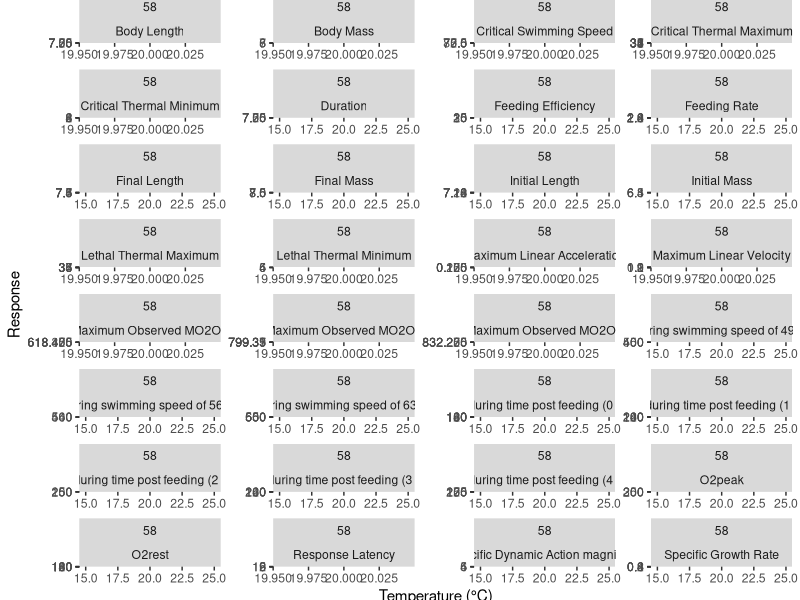
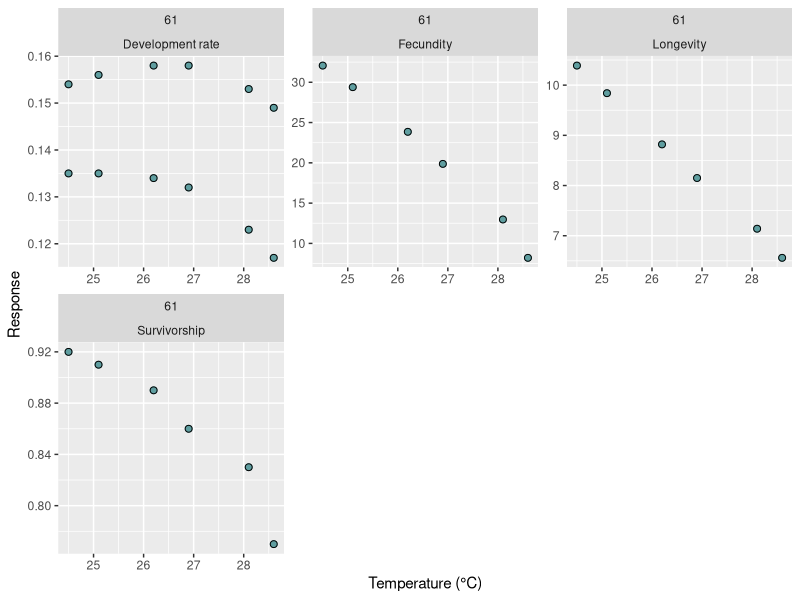
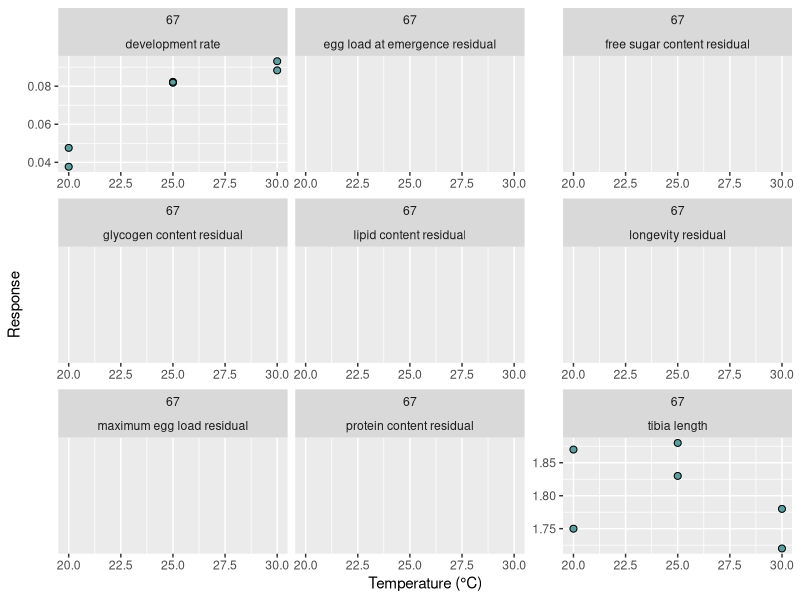
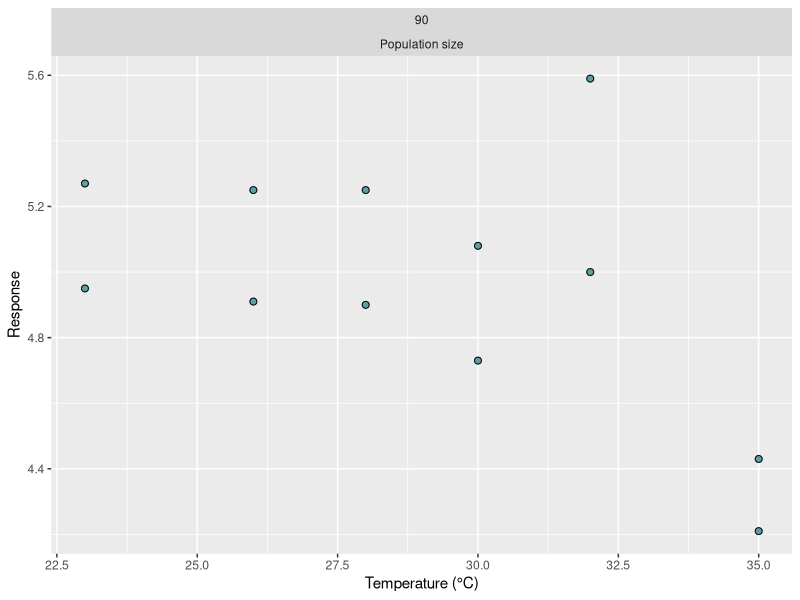
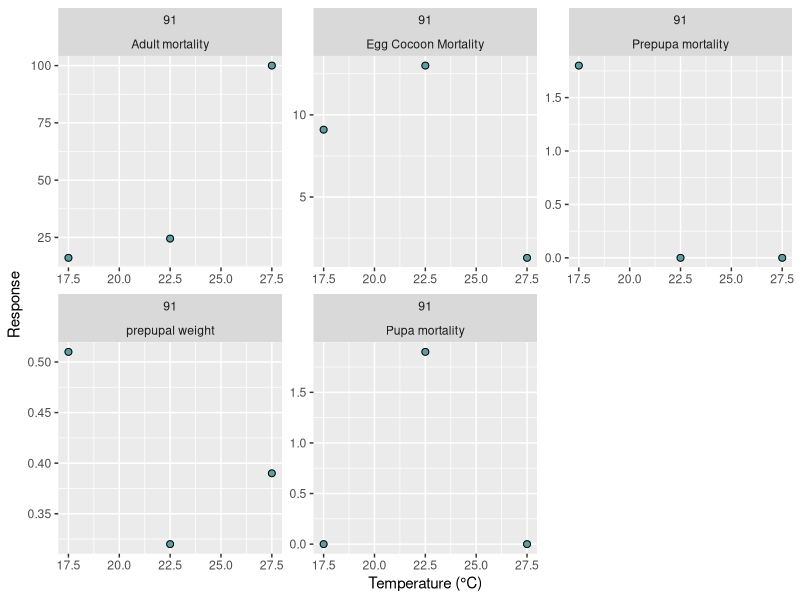
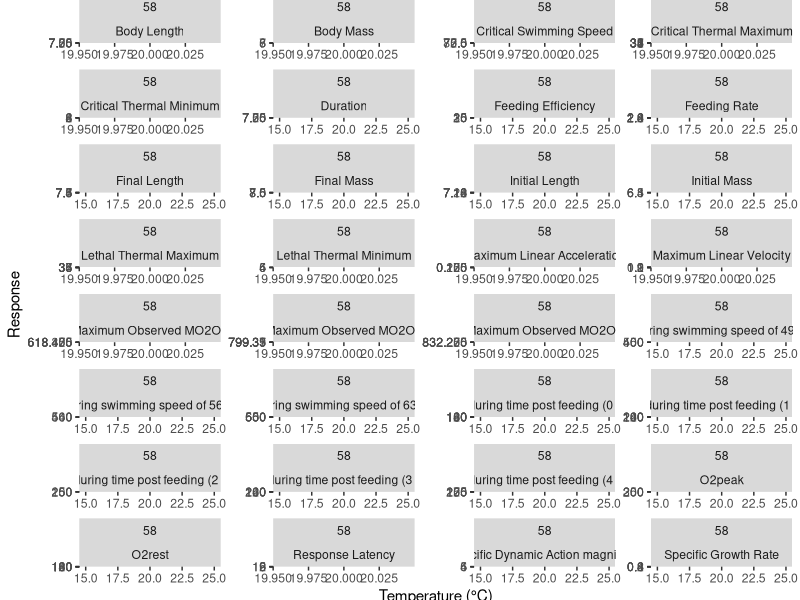
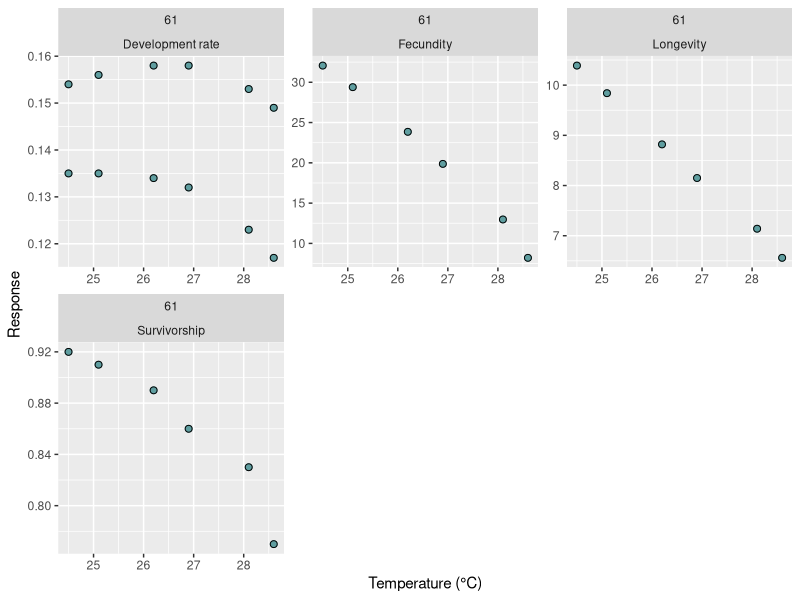
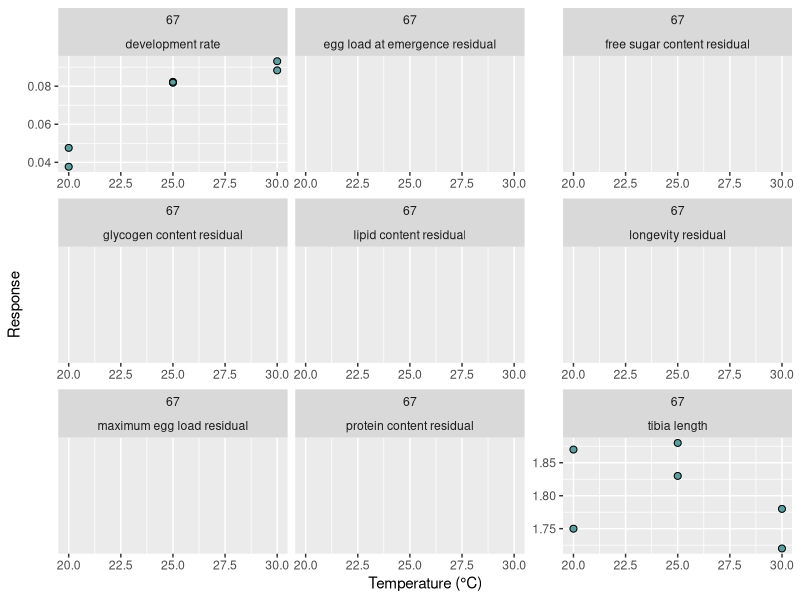

R code for these plots, in order:


## Marta's plotting of the TPCs based on Joey's Code

library(tidyverse)
library(cowplot)

tdata <- read_csv("Data/ExtractedDataAllStudies.csv")

# %>% = pipe

tdata2 <- tdata %>%
	mutate(study_digits = nchar(study_ID)) %>%
	mutate(mean_temp_calculated = (min_temp + max_temp)/2) %>%
	mutate(mean_temp_calculated = ifelse(temp_regime == 0, mean_temp, mean_temp_calculated)) %>%
	mutate(mean_temp_calculated = ifelse(is.na(mean_temp_calculated), mean_temp, mean_temp_calculated)) %>%
	filter(study_digits == 2)

# tdata2 %>% 
# 	filter(temp_regime == 0, study_ID %in% c(111)) %>% 
# 	ggplot(aes(x = mean_temp, y = response)) + 
# 	geom_point(size = 2, color = "cadetblue") +
# 	geom_point(size = 2, shape = 1, color = "black") +
# 	facet_wrap(study_ID ~ trait, scales = "free", ncol = 3) + xlab("Temperature (°C)") +ylab("Response")
# ggsave("Figures/constant-temp-plots-subset-m.png", width = 4, height = 3)
# 
# tdata2 %>% 
# 	filter(study_ID == 111) %>% 
# 	ggplot(aes(x = mean_temp_calculated, y = response, color = factor(temp_regime))) + geom_point() +
# 	facet_wrap(study_ID ~ trait, ncol = 3, scales = "free") + xlab("Temperature (°C)")

unique(tdata2$study_ID)
tdata.58 <- subset(tdata2, study_ID == 58)
tdata.61 <- subset(tdata2, study_ID == 61)
tdata.67 <- subset(tdata2, study_ID == 67)
tdata.90 <- subset(tdata2, study_ID == 90)
tdata.91 <- subset(tdata2, study_ID == 91)

unique(tdata.58$trait)
unique(tdata.61$trait)
unique(tdata.67$trait)
unique(tdata.90$trait)
unique(tdata.91$trait)

tdata.58 %>%
  filter(temp_regime == 0) %>% 
  ggplot(aes(x = mean_temp, y = response)) +
	geom_point(size = 2, color = "cadetblue") +
	geom_point(size = 2, shape = 1, color = "black") +
	facet_wrap(study_ID ~ trait, scales = "free", ncol = 4) + xlab("Temperature (°C)") +ylab("Response")
ggsave("Figures/constant-temp-plots-58.png", width = 20, height = 25)

tdata.61 %>%
  filter(temp_regime == 0) %>% 
  ggplot(aes(x = mean_temp, y = response)) +
  geom_point(size = 2, color = "cadetblue") +
  geom_point(size = 2, shape = 1, color = "black") +
  facet_wrap(study_ID ~ trait, scales = "free", ncol = 3) + xlab("Temperature (°C)") +ylab("Response")
ggsave("Figures/constant-temp-plots-61.png", width = 8, height = 6)

tdata.67 %>%
  filter(temp_regime == 0) %>% 
  ggplot(aes(x = mean_temp, y = response)) +
  geom_point(size = 2, color = "cadetblue") +
  geom_point(size = 2, shape = 1, color = "black") +
  facet_wrap(study_ID ~ trait, scales = "free", ncol = 3) + xlab("Temperature (°C)") +ylab("Response")
ggsave("Figures/constant-temp-plots-67.png", width = 12, height = 12)

tdata.90 %>%
  filter(temp_regime == 0) %>% 
  ggplot(aes(x = mean_temp, y = response)) +
  geom_point(size = 2, color = "cadetblue") +
  geom_point(size = 2, shape = 1, color = "black") +
  facet_wrap(study_ID ~ trait, scales = "free", ncol = 3) + xlab("Temperature (°C)") +ylab("Response")
ggsave("Figures/constant-temp-plots-90.png", width = 4, height = 4)

tdata.91 %>%
  filter(temp_regime == 0) %>% 
  ggplot(aes(x = mean_temp, y = response)) +
  geom_point(size = 2, color = "cadetblue") +
  geom_point(size = 2, shape = 1, color = "black") +
  facet_wrap(study_ID ~ trait, scales = "free", ncol = 3) + xlab("Temperature (°C)") +ylab("Response")
ggsave("Figures/constant-temp-plots-91.png", width = 10, height = 8)
